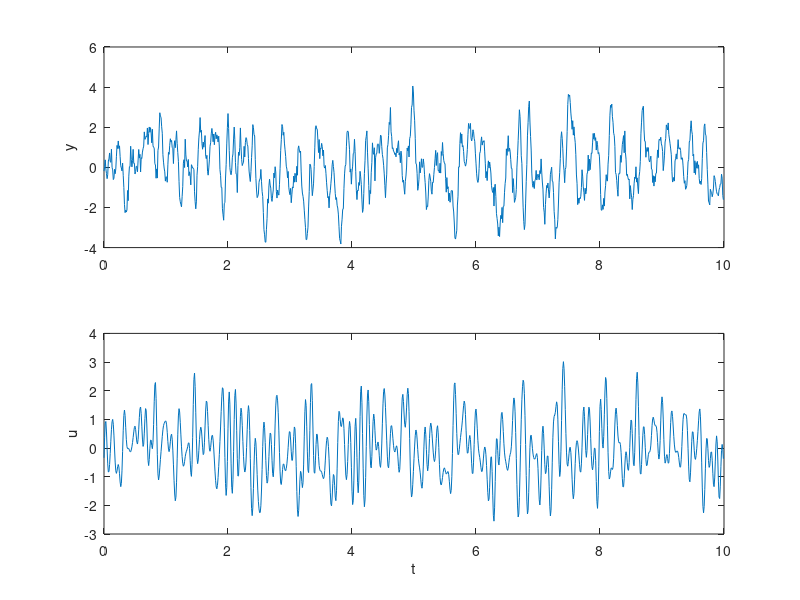
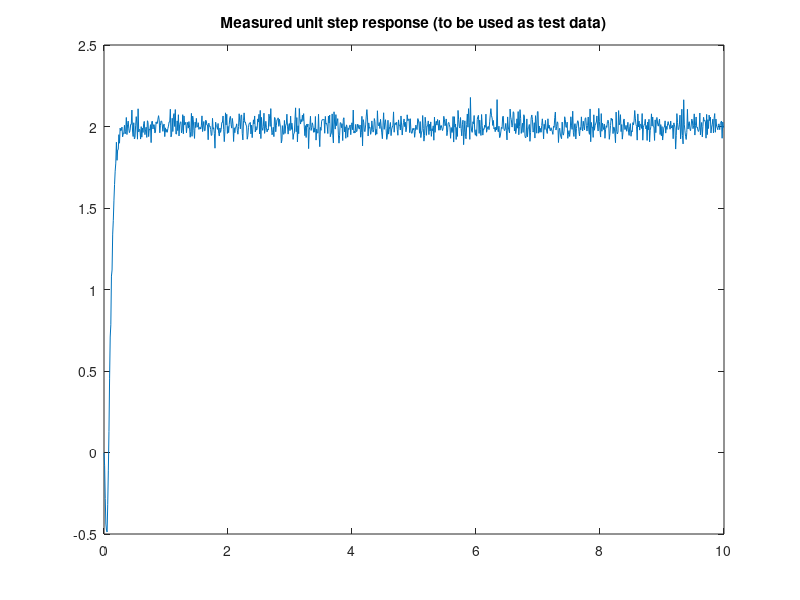

The MATLAB source for these figures, in order: (Note: this script raises an error after producing the figures.)
% Exam 2023 sysid-problem
close all
clear

load sysiddata.mat

z = iddata(y,u,h);

figure(1)
subplot(211)
plot(t,y)
ylabel('y')
subplot(212)
plot(t,u)
ylabel('u')
xlabel('t')

%%
% This step response was taken on the real system
% Can be used as test data for model validation
% 

figure(2)
plot(t,ystep)
title('Measured unit step response (to be used as test data)')

%%
% This evaluates different model orders

%NN = [(1:15)'  (1:15)' ones(15,1)];
%V = arxstruc(z,z,NN);
%Nbest = selstruc(V);

%% Study some ARX models of different orders
% You will use the step response as test data
% So you do not need to split y and u into train and test here


model_arx3 = arx(z,[3,3,1]);
model_arx5 = arx(z,[5 5 1]);
model_arx10 = arx(z,[10 10 1]);
oemodel = oe(z,[4,4,2]);
figure(3)
pred_horizon = inf;
compare(z,oemodel, model_arx3,model_arx5,model_arx10,pred_horizon)

%% The ARX models
%present(model_arx3)
%present(model_arx5)
%present(model_arx10)
present(oemodel)
%%
figure(4)
bode(oemodel,model_arx3,model_arx5,model_arx10,{0.1,pi/h})
legend('oe','arx3','arx5','arx10')
grid on
%fixfig

%% Spectrum of u and y

figure(5)
pwelch(u)
hold on
pwelch(y)

%%  Checking the residuals

figure(6)
%resid(z,model_arx3)
%resid(z,model_arx5)
resid(z,oemodel)

%% Testing the estimated models on the step response data
figure(7)
y3 = step(model_arx3,t);
y5 = step(model_arx5,t);
y10 = step(model_arx10,t);
yoe = step(oemodel,t);
plot(t,ystep,t,y3,t,y5,t,yoe)
[~, hobj] = legend('ystep','arx3','arx5','oe','FontSize',16,'Location','SouthEast')
set(findobj(hobj,'type','line'),'LineWidth',2.5);
title('Step Response Evaluation')
axis([0 1 -1 3])

% Hmm, this does not work well !




